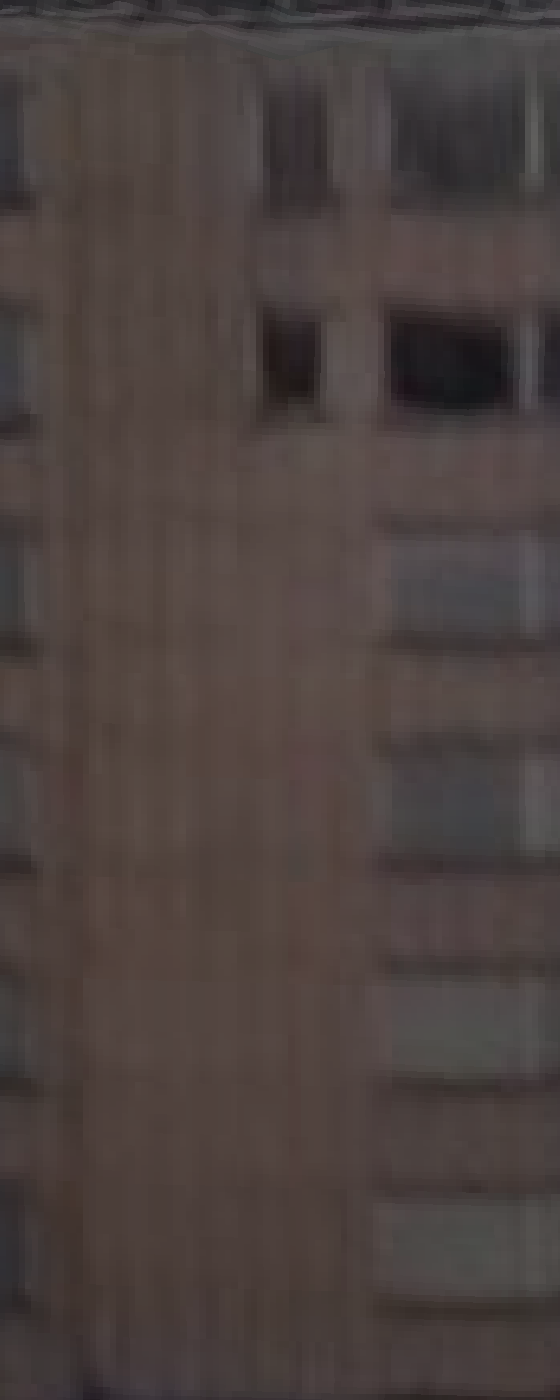
#> input picture AI_agent/logs/experiments/2026-09-25_voimatalo_opus_development/observations/west_band_hi.png, 560 x 1400 px
$ python measure_band_windows.py
#> lines starting #> are read from the running program, lines starting #| are printed output that depends on the picture
"""Measure the uninventoried street-side windows next to the south stair glazing.

The 09-15/09-16 inventory treats y -27.97..-21.14 on the street facade as
blank.  Close renders show a glazed column continuing the stair glazing on
every storey and a narrow column on the top storeys.  This script measures
them deterministically from ``observations/west_band_hi`` (texture colour
profiles against an adjacent wall reference) and checks that the window
centres hit the street facade plane.  Thresholds are stated below; reading
the texture as glass is still developer judgement.
"""
from __future__ import annotations

import argparse
import hashlib
import json
from pathlib import Path
import sys

import numpy as np
from PIL import Image

HERE = Path(__file__).resolve().parent
ROOT = HERE.parents[3]
sys.path.insert(0, str(ROOT))
from src.agent.geometry.mesh_observation import MeshObservation

MESH = ROOT / 'case_tests/textured_mass/single_buildings/voimatalo/input.glb'
VIEW = HERE / 'observations/west_band_hi'
PARENT_PLAN = ROOT / 'AI_agent/logs/experiments/2026-09-16_voimatalo_completion/case_plan.json'
WEST_PLANE = -13.7
# The scanned street surface near the south end stands up to ~0.45 m proud of the
# regularised plane (09-16 'local forward surface' note); back-wall hits are ~14 m away.
PLANE_TOLERANCE_M = 0.6
EXISTING_STAIR_WINDOW_SOUTH_EDGE = -27.97  # west_corner_large rows, 09-16 inventory
COLUMNS = {
    # key: (sample y-range for the z profile, y search window for the span)
    'wide': ((-27.6, -26.3), (-28.2, -25.6)),
    'narrow': ((-24.8, -24.3), (-25.4, -23.6)),
}
WALL_REFERENCE = (-23.4, -22.6)
RB_DROP = 7.0      # window rows: red-minus-blue at least this much below the wall reference
LUM_DROP = 25.0    # ...or luminance at least this much below it (dark glazing)
MIN_RUN_M = 0.6


def main():
    parser = argparse.ArgumentParser()
    parser.add_argument('--out', type=Path, default=HERE / 'observations/west_band_windows.json')
    args = parser.parse_args()
    assert not args.out.exists(), 'Use a new output path'
    image = np.asarray(Image.open(f'{VIEW}.png').convert('RGB')).astype(float)
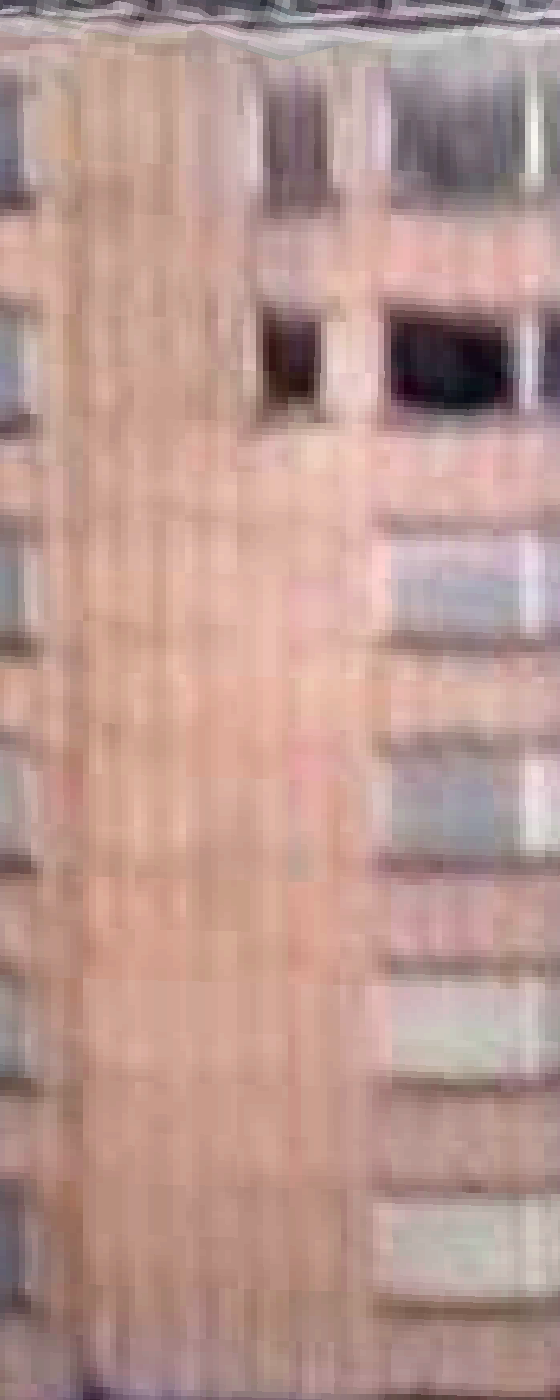
#> image: shape (1400, 560, 3) float64; mean R, G, B 75.6, 65.5, 63.2; drawn with min black and max white
#> (the run stopped early here; a loop or call above may not have finished)
